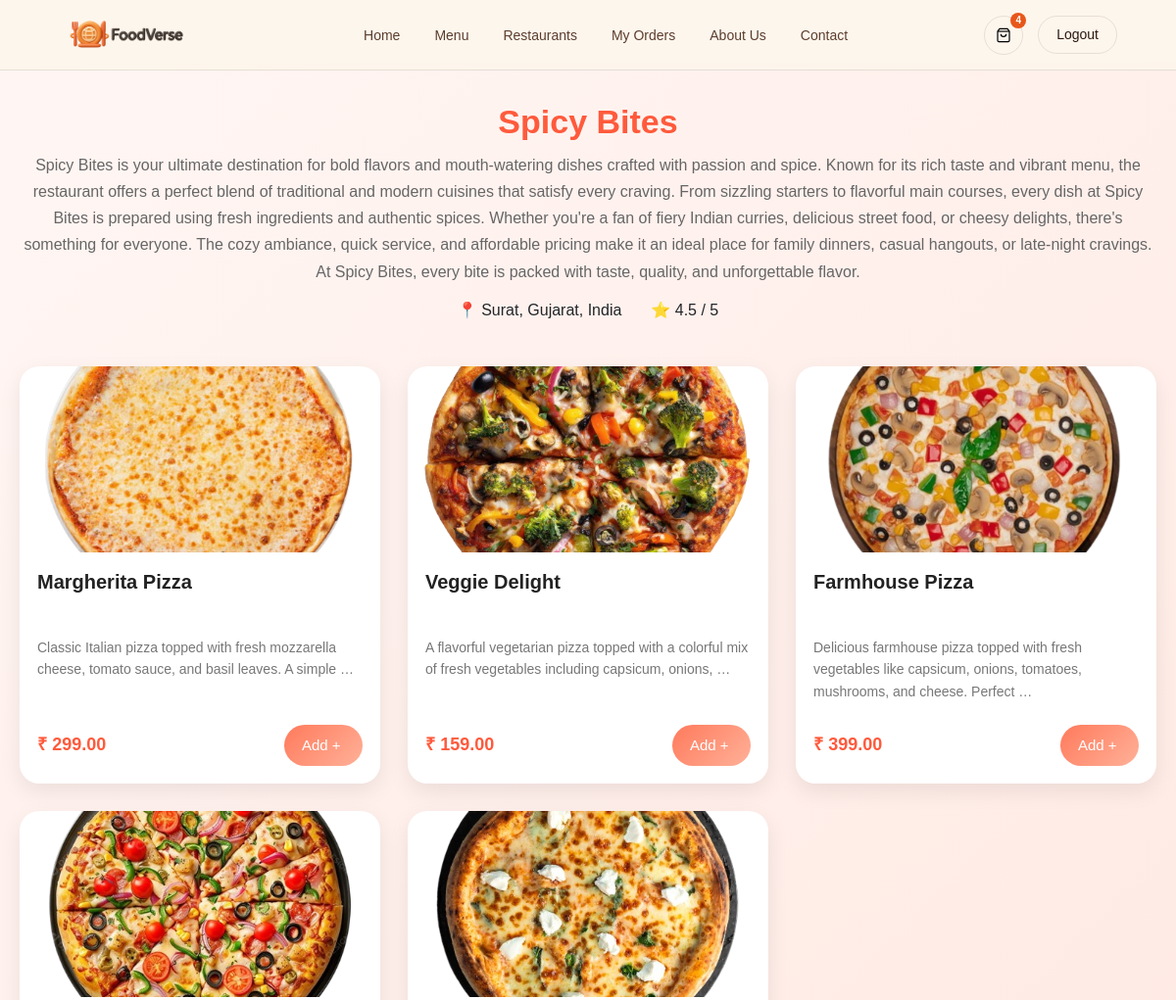
The page /restaurant/view_menu/4 (signed in, upper part) on the database as committed earlier.
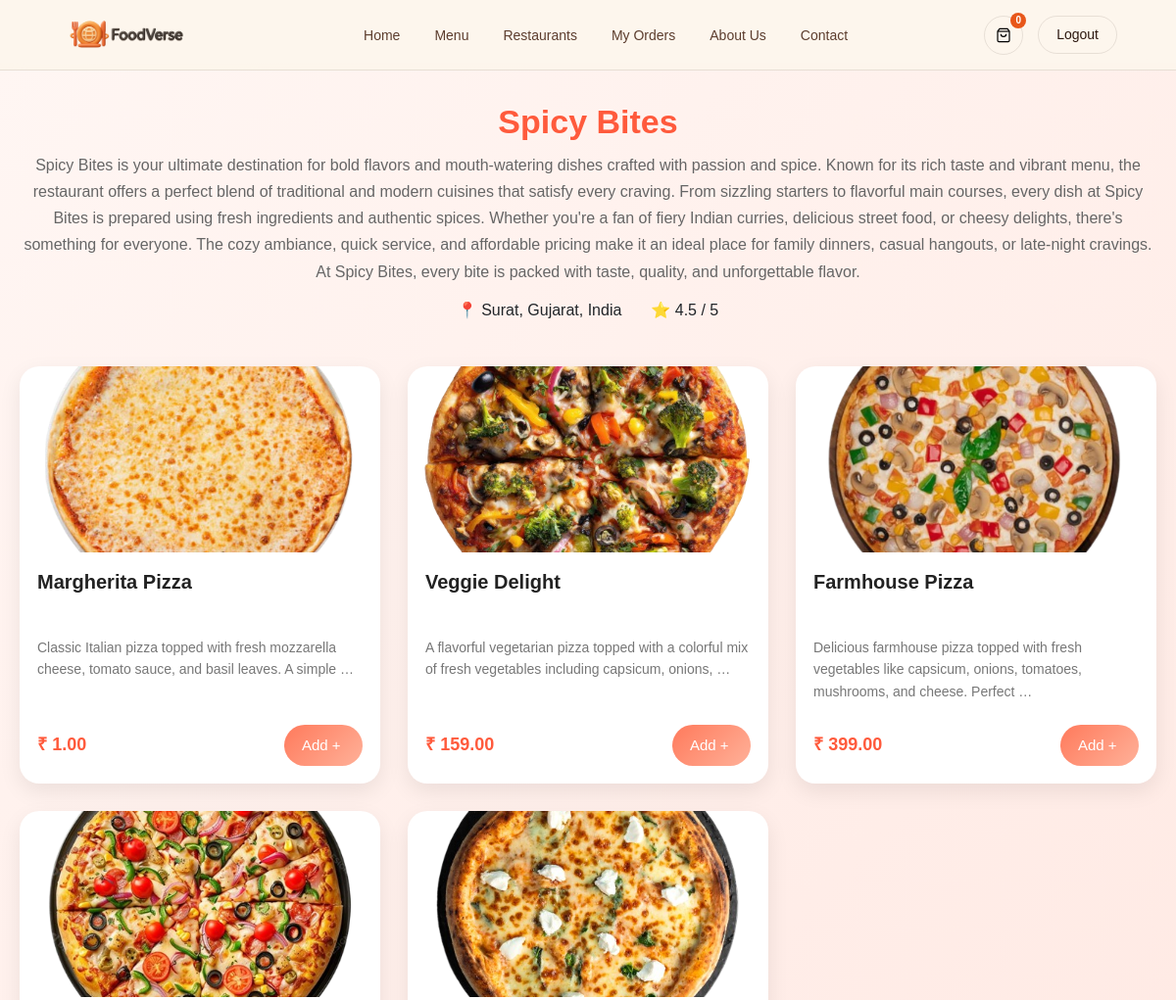
The same page on the database as committed later.
### products/models.py (models this page shows, shortened)
class Product(models.Model):
    name = models.CharField(max_length=150)
    category = models.ForeignKey(Category, on_delete=models.CASCADE)
    restaurant = models.ForeignKey(Restaurant, on_delete=models.CASCADE)
    price = models.DecimalField(max_digits=8, decimal_places=2)
    description = models.TextField()
    image = models.ImageField(upload_to='products_images/')
    rating = models.FloatField(default=0)
    is_available = models.BooleanField(default=True)
    is_popular = models.BooleanField(default=False)
    created_at = models.DateTimeField(auto_now_add=True)

### products/views.py (the view)
# urls.py: path('restaurant/view_menu/<int:id>', view_menu, name='view_menu'),
@login_required(login_url='/login/')
def view_menu(request, id):
    restaurants_data = get_object_or_404(Restaurant, id=id)
    menu_data = Product.objects.filter(restaurant=restaurants_data).order_by('-rating')
    context = {
        'page' : 'Restaurant Menu',
        'restaurant' : restaurants_data,
        'menu' : menu_data
    }
    return render(request, 'view_menu.html', context)

### core/views.py (called while the page is built)
def global_data(request):
    count_data = 0
    if request.user.is_authenticated:
        cart, created = Cart.objects.get_or_create(user=request.user)
        count_data = CartItem.objects.filter(cart=cart).select_related('product').count()
    return {
        'number_of_cart_items': count_data,
    }

### products/templates/view_menu.html (shortened to what this page needs)
{% extends 'base_product.html' %}
{% load static %}
{% block body %}
<section class="vm-page">
  <div class="vm-header">
    <h1 class="vm-title">{{ restaurant.name }}</h1>
    <p class="vm-subtitle">{{ restaurant.restaurant_description }}</p>
    <div class="vm-meta">
      <span>📍 {{ restaurant.location }}</span>
      <span>⭐ {{ restaurant.rating }} / 5</span>
    </div>
  </div>
  {% if menu %}
  <div class="vm-container">
    {% for item in menu %}
    <div class="vm-card">
      <div class="vm-img-wrap">
        <img src="{{ item.image.url }}" alt="{{ item.name }}">
      </div>
      <div class="vm-content">
        <h3 class="vm-item-title">{{ item.name }}</h3>
        <p class="vm-item-desc">
          {{ item.description|truncatewords:15 }}
        </p>
        <div class="vm-bottom">
          <span class="vm-price">₹ {{ item.price }}</span>
          <a href="/add_item_cart/{{ item.id }}" class="vm-btn-add text-decoration-none"> Add + </a>
        </div>
      </div>
    </div>
    {% endfor %}
  </div>
  {% endif %}
</section>
{% endblock %}

Rows that differ between the two databases and show on the page:
changed Product "Margherita Pizza": price "299.00" → "1.00"
Other text that changed with them:
{{ number_of_cart_items }}: "4" → "0"
